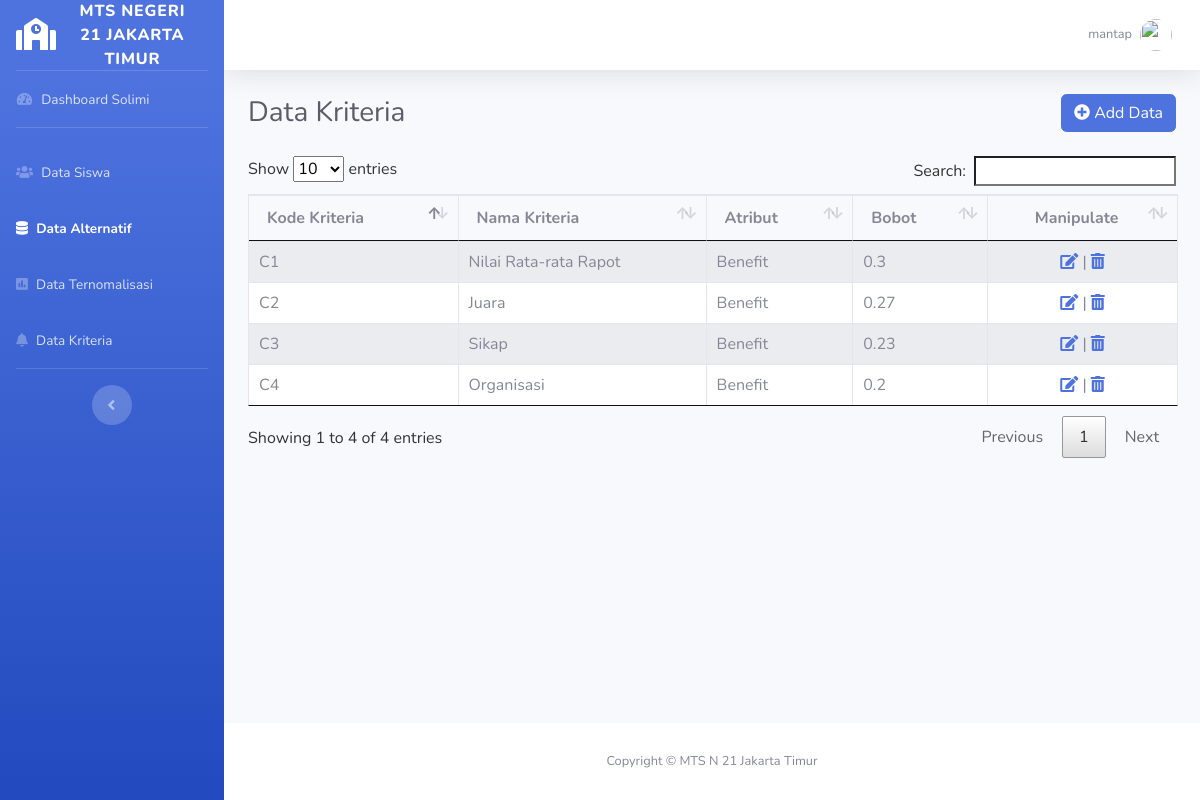
Page /kriteria.php (signed in) on the committed database.
### tables this page shows
CREATE TABLE `kriteria` (
  `id_kriteria` int(11) NOT NULL,
  `kode_kriteria` varchar(30) DEFAULT NULL,
  `nama_kriteria` varchar(100) DEFAULT NULL,
  `atribut` varchar(50) DEFAULT NULL,
  `bobot` varchar(50) DEFAULT NULL
);

### kriteria.php (the view, shortened to what this page needs)
<?php
  include 'system/database.php';
 ?>
<!DOCTYPE html>
 <html lang="en">
<head>
  <link rel="stylesheet" type="text/css" href="css/dataTables.bootstrap4.min.css">
  <link rel="stylesheet" type="text/css" href="css/jquery.dataTables.css">
  <link href="vendor/fontawesome-free/css/all.min.css" rel="stylesheet" type="text/css">
  <link href="css/sb-admin-2.min.css" rel="stylesheet">
</head>
<body id="page-top">
  <div id="wrapper">
    <ul class="navbar-nav bg-gradient-primary sidebar sidebar-dark accordion" id="accordionSidebar">
      <a class="sidebar-brand d-flex align-items-center justify-content-center" href="index.html">
        <div class="sidebar-brand-icon">
          <i class="fas fa-school" style="color:#ffffff"></i>
        </div>
        <div class="sidebar-brand-text mx-3">MTS Negeri 21 Jakarta Timur</div>
      </a>
      <hr class="sidebar-divider my-0">
      <li class="nav-item">
        <a class="nav-link" href="dashboard.php">
          <i class="fas fa-fw fa-tachometer-alt"></i>
          <span>Dashboard Solimi</span></a>
      </li>
      <hr class="sidebar-divider">
      <li class="nav-item">
        <a class="nav-link" href="siswa.php">
          <i class="fas fa-users"></i>
          <span>Data Siswa</span></a>
      </li>
      <li class="nav-item active">
        <a class="nav-link" href="alternatif.php">
          <i class="fas fa-database"></i>
          <span>Data Alternatif</span></a>
      </li>
      <li class="nav-item">
        <a class="nav-link" href="hasil.php">
          <i class="fas fa-poll"></i>
          <span>Data Ternomalisasi</span></a>
      </li>
      <li class="nav-item">
        <a class="nav-link" href="kriteria.php">
          <i class="fas fa-bell"></i>
          <span>Data Kriteria</span></a>
      </li>
      <hr class="sidebar-divider d-none d-md-block">
      <div class="text-center d-none d-md-inline">
        <button class="rounded-circle border-0" id="sidebarToggle"></button>
      </div>
    </ul>
    <div id="content-wrapper" class="d-flex flex-column">
      <div id="content">
        <nav class="navbar navbar-expand navbar-light bg-white topbar mb-4 static-top shadow">
          <ul class="navbar-nav ml-auto">
            <li class="nav-item dropdown no-arrow">
              <a class="nav-link dropdown-toggle" href="#" id="userDropdown" role="button" data-toggle="dropdown" aria-haspopup="true" aria-expanded="false">
                <span class="mr-2 d-none d-lg-inline text-gray-600 small"><?php echo $_SESSION['username']; ?></span>
                <img class="img-profile rounded-circle" src="img/profile-admin.jpg">
              </a>
            </li>
          </ul>
        </nav>
        <div class="container-fluid">
          <div class="d-sm-flex align-items-center justify-content-between mb-4">
            <h1 class="h3 mb-0 text-gray-800">Data Kriteria</h1>
            <a href="" class="btn btn-primary" data-toggle="modal" data-target="#modal-tambah"><i class="fas fa-plus-circle"></i> Add Data</a>
          </div>
          <div class="row">
            <div class="col-md-12">
              <table id="myTable" class="table table-bordered table-striped table">
                <thead>
                  <tr>
                    <th>Kode Kriteria</th>
                    <th>Nama Kriteria</th>
                    <th>Atribut</th>
                    <th>Bobot</th>
                    <th class="text-center">Manipulate</th>
                  </tr>
                </thead>
                <tbody>
                  <?php
                    $query = mysqli_query($connection, "SELECT id_kriteria, kode_kriteria, nama_kriteria, atribut, bobot FROM kriteria");
                    while ($criteria = mysqli_fetch_array($query)) {
                   ?>
                  <tr >
                    <td><?php echo $criteria['kode_kriteria'] ?></td>
                    <td><?php echo $criteria['nama_kriteria'] ?></td>
                    <td><?php echo $criteria['atribut'] ?></td>
                    <td><?php echo $criteria['bobot'] ?></td>
                    <td class="text-center font color=black"><a href="kriteria.php?id_kriteria=<?php echo  $criteria['kode_kriteria'] ?>" data-toggle="modal" data-target="#modal-edit<?php echo $criteria['id_kriteria'] ?>"><i class='fas fa-edit'></i></a> | <a href="hapus_kriteria.php?id_kriteria=<?php echo $criteria['id_kriteria'] ?>"><i class='fas fa-trash-alt'></i></a></td>
                  </tr>
                  <?php
                    }
                   ?>
                </tbody>
              </table>
            </div>
          </div>
        </div>
      </div>
      <footer class="sticky-footer bg-white">
        <div class="container my-auto">
          <div class="copyright text-center my-auto">
            <span>Copyright &copy; MTS N 21 Jakarta Timur</span>
          </div>
        </div>
      </footer>
    </div>
  </div>
</body>
</html>

### rows in the picture
kriteria: kode_kriteria "C1", nama_kriteria "Nilai Rata-rata Rapot", atribut "Benefit", bobot "0.3"
kriteria: kode_kriteria "C2", nama_kriteria "Juara", atribut "Benefit", bobot "0.27"
kriteria: kode_kriteria "C3", nama_kriteria "Sikap", atribut "Benefit", bobot "0.23"
kriteria: kode_kriteria "C4", nama_kriteria "Organisasi", atribut "Benefit", bobot "0.2"

### other values in the picture
$_SESSION['username'] "mantap"
